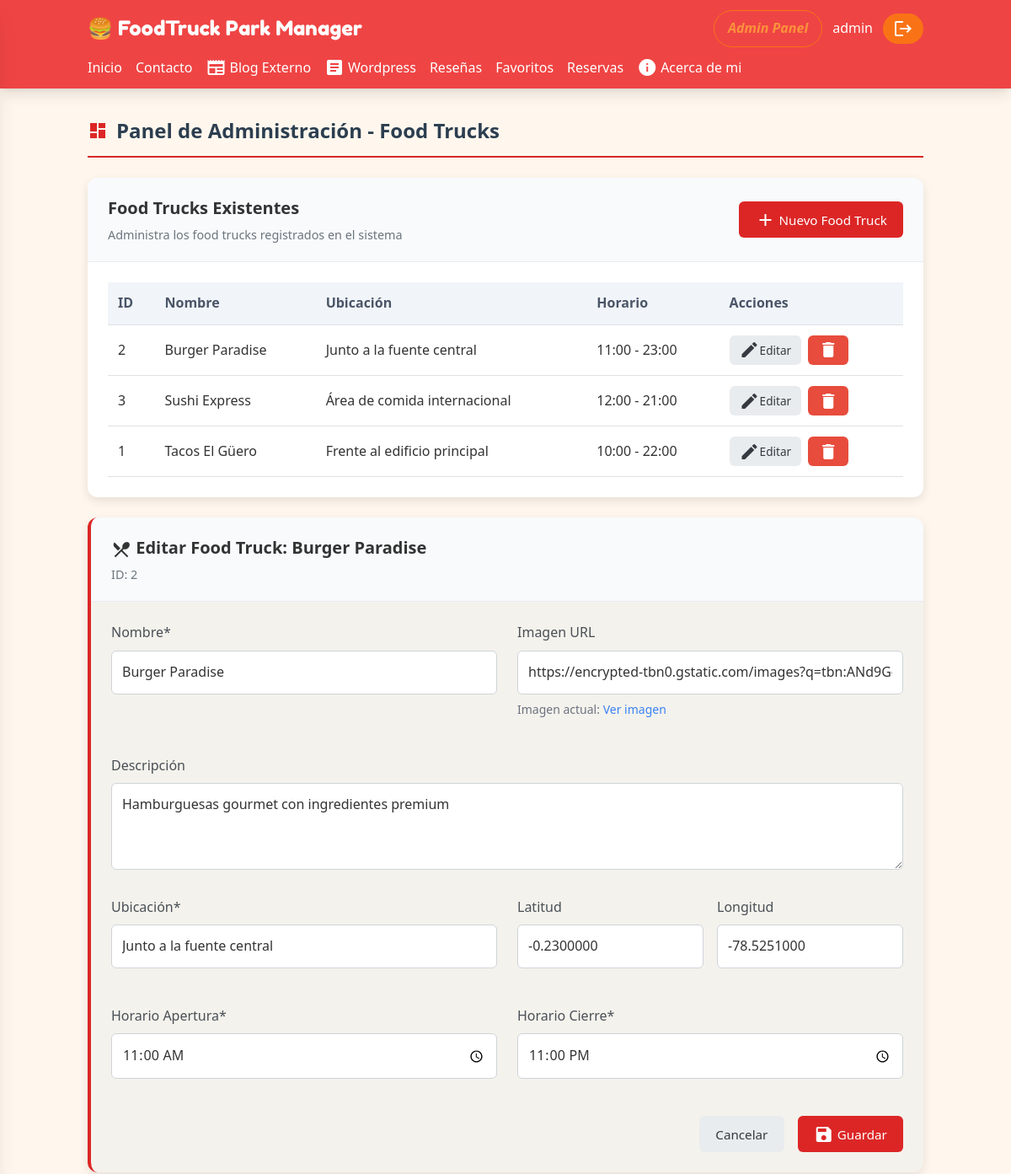
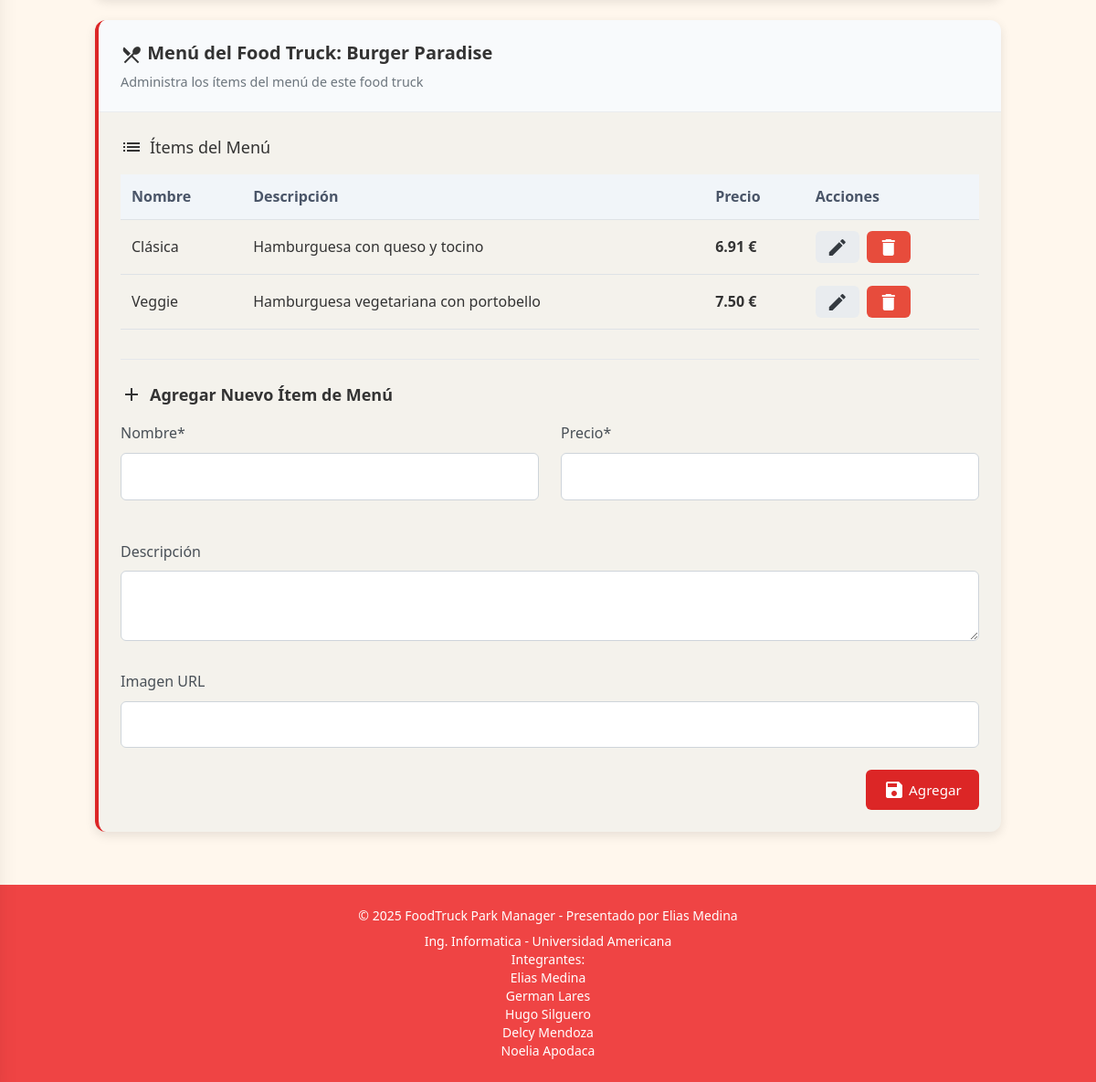
The page /public/admin.php?action=edit&id=2 (signed in) on the database its author committed (2 pictures, top to bottom).
### tables this page shows
CREATE TABLE `foodtrucks` (
  `id` int(11) NOT NULL,
  `nombre` varchar(100) NOT NULL,
  `descripcion` text DEFAULT NULL,
  `ubicacion` varchar(255) DEFAULT NULL,
  `lat` decimal(10,7) DEFAULT NULL,
  `lng` decimal(10,7) DEFAULT NULL,
  `horario_apertura` time DEFAULT NULL,
  `horario_cierre` time DEFAULT NULL,
  `imagen` varchar(255) DEFAULT NULL
);

CREATE TABLE `menus` (
  `id` int(11) NOT NULL,
  `foodtruck_id` int(11) NOT NULL,
  `nombre` varchar(100) NOT NULL,
  `descripcion` text DEFAULT NULL,
  `precio` decimal(10,2) NOT NULL,
  `imagen` varchar(255) DEFAULT NULL
);

### public/admin.php (the view, shortened to what the rows shown need)
<?php
require_once __DIR__ . '/../src/DAO/FoodTruckDAO.php';
require_once __DIR__ . '/../src/DAO/MenuDAO.php';
$database = new Src\Config\Database();
$foodTruckDAO = new Src\DAO\FoodTruckDAO($database);
$menuDAO = new Src\DAO\MenuDAO($database);
$action = $_GET['action'] ?? '';
$foodtruck_id = $_GET['id'] ?? 0;
$menu_id = $_GET['menu_id'] ?? 0;
if ($action === 'delete' && $foodtruck_id) {
    if ($foodTruckDAO->deleteFoodTruck($foodtruck_id)) {
        $message = 'Food Truck eliminado correctamente';
        $message_type = 'success';
        $foodtruck_id = 0;
    } else {
        $message = 'Error al eliminar el Food Truck';
        $message_type = 'error';
    }
} elseif ($action === 'edit' && $foodtruck_id) {
    $currentFoodTruck = $foodTruckDAO->getFoodTruckById($foodtruck_id);
} elseif ($action === 'edit_menu' && $menu_id) {
    $currentMenuItem = $menuDAO->getMenuItemById($menu_id);
    if ($currentMenuItem) {
        $foodtruck_id = $currentMenuItem['foodtruck_id'];
        $currentFoodTruck = $foodTruckDAO->getFoodTruckById($foodtruck_id);
    }
}
$foodTrucks = $foodTruckDAO->getAllFoodTrucks();
?>
<!DOCTYPE html>
<html lang="es">
<head>
</head>
<body>
    <?php include __DIR__ . '/../templates/header.php'; ?>
    <main class="container mx-auto px-4 py-8">
        <section class="max-w-6xl mx-auto">
            <h2 class="section-title">
                <i class="material-icons">dashboard</i>
                Panel de Administración - Food Trucks
            </h2>
            <div class="card">
                <div class="card-body">
                    <div class="overflow-x-auto">
                        <table>
                            <thead>
                                <tr>
                                    <th>ID</th>
                                    <th>Nombre</th>
                                    <th>Ubicación</th>
                                    <th>Horario</th>
                                    <th>Acciones</th>
                                </tr>
                            </thead>
                            <tbody>
                                <?php foreach ($foodTrucks as $ft): ?>
                                    <tr>
                                        <td><?= $ft['id'] ?></td>
                                        <td class="font-medium"><?= htmlspecialchars($ft['nombre']) ?></td>
                                        <td><?= htmlspecialchars($ft['ubicacion']) ?></td>
                                        <td><?= substr($ft['horario_apertura'], 0, 5) ?> - <?= substr($ft['horario_cierre'], 0, 5) ?></td>
                                        <td>
                                            <div class="action-buttons">
                                                <a href="admin.php?action=edit&id=<?= $ft['id'] ?>"
                                                   class="btn btn-secondary btn-sm">
                                                    <i class="material-icons">edit</i> Editar
                                                </a>
                                                <a href="admin.php?action=delete&id=<?= $ft['id'] ?>"
                                                   class="btn btn-danger btn-sm"
                                                   onclick="return confirm('¿Estás seguro de eliminar este Food Truck?')">
                                                    <i class="material-icons">delete</i>
                                                </a>
                                            </div>
                                        </td>
                                    </tr>
                                <?php endforeach; ?>
                            </tbody>
                        </table>
                    </div>
                </div>
            </div>
            <?php if (($action === 'edit' || $action === 'edit_menu') && isset($currentFoodTruck)): ?>
                <div class="card highlight-section scroll-target" id="menu-section">
                    <div class="card-body">
                        <div class="mb-8">
                            <div class="overflow-x-auto">
                                <table>
                                    <thead>
                                        <tr>
                                            <th>Nombre</th>
                                            <th>Descripción</th>
                                            <th>Precio</th>
                                            <th>Acciones</th>
                                        </tr>
                                    </thead>
                                    <tbody>
                                        <?php
                                        $menuItems = $menuDAO->getMenuByFoodTruckId($currentFoodTruck['id']);
                                        foreach ($menuItems as $item): ?>
                                            <tr class="<?= ($action === 'edit_menu' && isset($currentMenuItem) && $currentMenuItem['id'] == $item['id']) ? 'bg-blue-50' : '' ?>">
                                                <td class="font-medium"><?= htmlspecialchars($item['nombre']) ?></td>
                                                <td><?= htmlspecialchars($item['descripcion']) ?></td>
                                                <td class="font-semibold"><?= number_format($item['precio'], 2) ?> €</td>
                                                <td>
                                                    <div class="action-buttons">
                                                        <a href="admin.php?action=edit_menu&id=<?= $currentFoodTruck['id'] ?>&menu_id=<?= $item['id'] ?>#menu-section"
                                                           class="btn btn-secondary btn-sm">
                                                            <i class="material-icons">edit</i>
                                                        </a>
                                                        <a href="admin.php?action=delete_menu&menu_id=<?= $item['id'] ?>"
                                                           class="btn btn-danger btn-sm"
                                                           onclick="return confirm('¿Estás seguro de eliminar este ítem?')">
                                                            <i class="material-icons">delete</i>
                                                        </a>
                                                    </div>
                                                </td>
                                            </tr>
                                        <?php endforeach; ?>
                                    </tbody>
                                </table>
                            </div>
                        </div>
                    </div>
                </div>
            <?php endif; ?>
        </section>
    </main>
    <?php include __DIR__ . '/../templates/footer.php'; ?>
</body>
</html>

### rows shown on the page
foodtrucks: id "2", nombre "Burger Paradise", ubicacion "Junto a la fuente central", horario_apertura "11:00", horario_cierre "23:00"
foodtrucks: id "3", nombre "Sushi Express", ubicacion "Área de comida internacional", horario_apertura "12:00", horario_cierre "21:00"
foodtrucks: id "1", nombre "Tacos El Güero", ubicacion "Frente al edificio principal", horario_apertura "10:00", horario_cierre "22:00"
menus: nombre "Clásica", descripcion "Hamburguesa con queso y tocino", precio "6.91"
menus: nombre "Veggie", descripcion "Hamburguesa vegetariana con portobello", precio "7.50"

### other values the page prints
$_SESSION['username'] "admin"
$currentFoodTruck['nombre'] "Burger Paradise"
$currentFoodTruck['id'] "2"
PRESENTADO_POR "Elias Medina"
